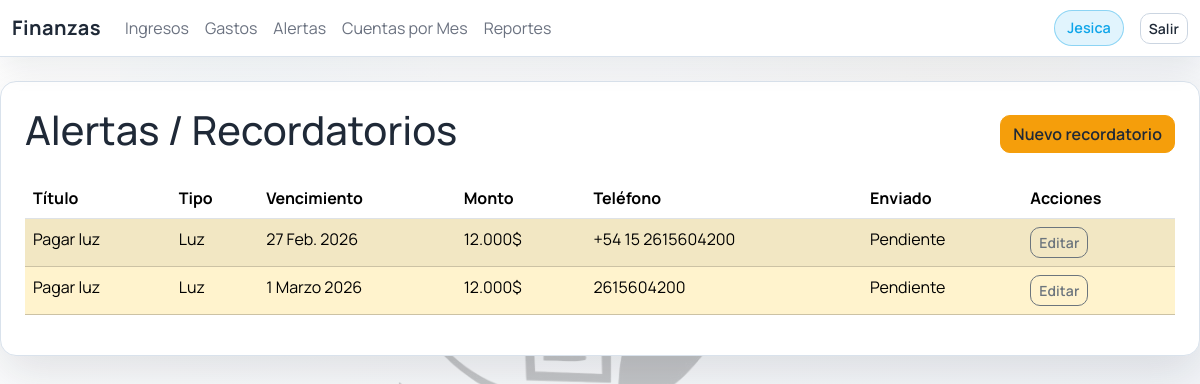
Screenshot of /alertas/ (signed in) with the database file from the repository.
### core/models.py (models this page shows, shortened)
class ServiceReminder(models.Model):
	title = models.CharField(max_length=100)
	service_type = models.CharField(max_length=32, choices=ExpenseType.choices, default=ExpenseType.OTRO)
	due_date = models.DateField()
	amount = models.DecimalField(max_digits=12, decimal_places=2, default=Decimal("0"))
	phone_number = models.CharField(max_length=32, help_text="Número en formato internacional +54..." )
	notified_at = models.DateTimeField(blank=True, null=True)
	active = models.BooleanField(default=True)
	class Meta:
		ordering = ["due_date", "service_type"]
	@property
	def is_overdue(self) -> bool:
		return self.due_date < timezone.localdate()
	@property
	def days_until_due(self) -> int:
		return (self.due_date - timezone.localdate()).days
	@property
	def is_due_soon(self) -> bool:
		return 0 <= self.days_until_due <= 3

### core/views.py (the view)
class ReminderListView(LoginRequiredMixin, AdminOnlyMixin, ListView):
    model = ServiceReminder
    template_name = "alertas/list.html"
    context_object_name = "recordatorios"
    def get_queryset(self):
        send_due_soon_reminders()
        return ServiceReminder.objects.filter(active=True).order_by("due_date")
    def get_context_data(self, **kwargs):
        context = super().get_context_data(**kwargs)
        today = timezone.localdate()
        due_soon_count = ServiceReminder.objects.filter(
            active=True,
            due_date__range=(today, today + timedelta(days=3)),
        ).count()
        context["due_soon_count"] = due_soon_count
        return context

### core/services/reminders.py (called while the page is built)
def send_due_soon_reminders(reminders=None) -> int:
    today = timezone.localdate()
    window_end = today + timedelta(days=3)
    queryset = reminders if reminders is not None else ServiceReminder.objects.all()
    due_soon = queryset.filter(
        active=True,
        due_date__range=(today, window_end),
        notified_at__isnull=True,
    ).order_by("due_date")
    client = WhatsappClient()
    sent_count = 0
    for reminder in due_soon:
        if client.send_reminder(reminder):
            sent_count += 1
    return sent_count

### core/templatetags/money.py (called while the page is built)
@register.filter
def money(value):
    try:
        amount = Decimal(str(value or 0))
    except (InvalidOperation, TypeError, ValueError):
        return "0$"
    sign = "-" if amount < 0 else ""
    amount = abs(amount).quantize(Decimal("0.01"))
    integer_part = int(amount)
    decimal_part = int((amount - integer_part) * 100)
    integer_text = f"{integer_part:,}".replace(",", ".")
    if decimal_part:
        return f"{sign}{integer_text},{decimal_part:02d}$"
    return f"{sign}{integer_text}$"

### core/templatetags/roles.py (called while the page is built)
@register.filter
def es_admin(user):
    if not user or not user.is_authenticated:
        return False
    return user.is_staff or user.is_superuser or user.groups.filter(name__iexact="administrador").exists()

### core/views.py (called while the page is built)
def is_admin(user) -> bool:
    return user.is_superuser or user.is_staff or user.groups.filter(name__iexact="administrador").exists()

    def test_func(self):
        return is_admin(self.request.user)

### templates/alertas/list.html (shortened to what this page needs)
{% extends 'base.html' %}
{% load money %}
{% block content %}
<div class="d-flex justify-content-between align-items-center mb-3">
    <h1>Alertas / Recordatorios</h1>
    <a class="btn btn-warning" href="/alertas/nuevo/">Nuevo recordatorio</a>
</div>
<table class="table table-striped table-mobile">
    <thead><tr><th>Título</th><th>Tipo</th><th>Vencimiento</th><th>Monto</th><th>Teléfono</th><th>Enviado</th><th>Acciones</th></tr></thead>
    <tbody>
    {% for r in recordatorios %}
        <tr class="{% if r.is_due_soon %}table-danger{% elif r.is_overdue %}table-warning{% endif %}">
            <td data-label="Título">{{ r.title }}</td>
            <td data-label="Tipo">{{ r.get_service_type_display }}</td>
            <td data-label="Vencimiento">{{ r.due_date }}</td>
            <td data-label="Monto">{{ r.amount|money }}</td>
            <td data-label="Teléfono">{{ r.phone_number }}</td>
            <td data-label="Enviado">{% if r.notified_at %}{{ r.notified_at }}{% else %}Pendiente{% endif %}</td>
            <td data-label="Acciones">
                <a class="btn btn-sm btn-outline-secondary" href="{% url 'alertas-editar' r.pk %}">Editar</a>
            </td>
        </tr>
    {% empty %}
        <tr><td colspan="7">Sin recordatorios activos.</td></tr>
    {% endfor %}
    </tbody>
</table>
{% endblock %}

### templates/base.html (shortened to what this page needs)
{% load static %}
{% load roles %}
<!doctype html>
<html lang="es">
<head>
    <link href="https://cdn.jsdelivr.net/npm/bootstrap@5.3.3/dist/css/bootstrap.min.css" rel="stylesheet">
    <link href="{% static 'css/app.css' %}" rel="stylesheet">
</head>
<body class="app-body">
<nav class="navbar navbar-expand-lg navbar-light glass-nav mb-4">
    <div class="container-fluid">
        {% if request.user.is_authenticated %}
        <a class="navbar-brand" href="/">Finanzas</a>
        {% else %}
        <a class="navbar-brand" href="/">ZEIT</a>
        {% endif %}
        <div class="collapse navbar-collapse" id="navbarNav">
            <ul class="navbar-nav me-auto">
                {% if request.user.is_authenticated %}
                    <li class="nav-item"><a class="nav-link" href="/ingresos/">Ingresos</a></li>
                    {% if request.user|es_admin %}
                        <li class="nav-item"><a class="nav-link" href="/gastos/">Gastos</a></li>
                        <li class="nav-item"><a class="nav-link" href="/alertas/">Alertas</a></li>
                        <li class="nav-item"><a class="nav-link" href="/cuentas-mes/">Cuentas por Mes</a></li>
                        <li class="nav-item"><a class="nav-link" href="/reportes/">Reportes</a></li>
                    {% elif request.user|es_recepcionista %}
                        <li class="nav-item"><a class="nav-link" href="/gastos/vale/">Egreso</a></li>
                    {% endif %}
                {% endif %}
            </ul>
            {% if request.user.is_authenticated %}
            <span class="navbar-text me-3 stat-pill">{{ request.user.first_name|default:request.user.username }}</span>
            <a class="btn btn-outline-light btn-sm" href="/accounts/logout/">Salir</a>
            {% endif %}
        </div>
    </div>
</nav>
<div class="container-fluid content-shell fade-in px-3 px-md-4">
    {% block content %}{% endblock %}
</div>
</body>
</html>

### static/css/app.css (style rules this page uses)
:root { --bg: #f6f7fb; --bg-muted: #eef1f6; --surface: #ffffff; --surface-strong: #f3f6fb; --accent: #0ea5e9; --accent-2: #f59e0b; --text: #1f2937; --text-muted: #6b7280; --border: #d9e2ec; --shadow: 0 18px 48px rgba(15, 23, 42, 0.12); }
* { box-sizing: border-box; }
body.app-body { font-family: 'Manrope', 'Segoe UI', sans-serif; background: linear-gradient(135deg, rgba(255, 255, 255, 0.78), rgba(238, 241, 246, 0.82)), url('../img/remiseria-logo.png'), radial-gradient(circle at 20% 20%, rgba(14, 165, 233, 0.12), transparent 28%), radial-gradient(circle at 80% 0%, rgba(245, 158, 11, 0.1), transparent 32%); background-repeat: no-repeat, no-repeat, no-repeat, no-repeat; background-size: cover, 520px, 50%, 50%; background-position: center center, center 18%, 20% 15%, 80% 5%; color: var(--text); min-height: 100vh; padding-bottom: 32px; }
.navbar.glass-nav { position: sticky; top: 0; z-index: 1030; background: rgba(255, 255, 255, 0.95); backdrop-filter: blur(10px); border-bottom: 1px solid var(--border); box-shadow: 0 10px 30px rgba(15, 23, 42, 0.08); }
.navbar-brand { font-weight: 700; letter-spacing: 0.5px; color: var(--text); }
.nav-link { color: var(--text-muted); transition: color 0.2s ease, transform 0.2s ease; }
.content-shell { background: var(--surface); border: 1px solid var(--border); border-radius: 16px; box-shadow: var(--shadow); padding: 24px; max-width: 1200px; margin: 0 auto 24px; }
.btn { border-radius: 10px; font-weight: 600; letter-spacing: 0.1px; }
.btn-warning { background-color: #f59e0b; border-color: #f59e0b; color: #1f2937; }
.btn-outline-light { color: #1f2937; border-color: #cbd5e1; background-color: #ffffff; }
.fade-in { opacity: 0; transform: translateY(12px); animation: fadeInUp 0.7s ease forwards; }
.stat-pill { display: inline-flex; align-items: center; gap: 8px; padding: 6px 12px; background: rgba(14, 165, 233, 0.12); color: var(--accent); border-radius: 999px; border: 1px solid rgba(14, 165, 233, 0.4); font-weight: 600; font-size: 0.9rem; }

### rows the page displays
ServiceReminder: title "Pagar luz", service_type "Luz", due_date "27 Feb. 2026", amount "12.000$", phone_number "+54 15 2615604200", shows "Pendiente"
ServiceReminder: title "Pagar luz", service_type "Luz", due_date "1 Marzo 2026", amount "12.000$", phone_number "2615604200", shows "Pendiente"

### other values shown
{{ request.user.first_name|default:request.user.username }} "Jesica"
